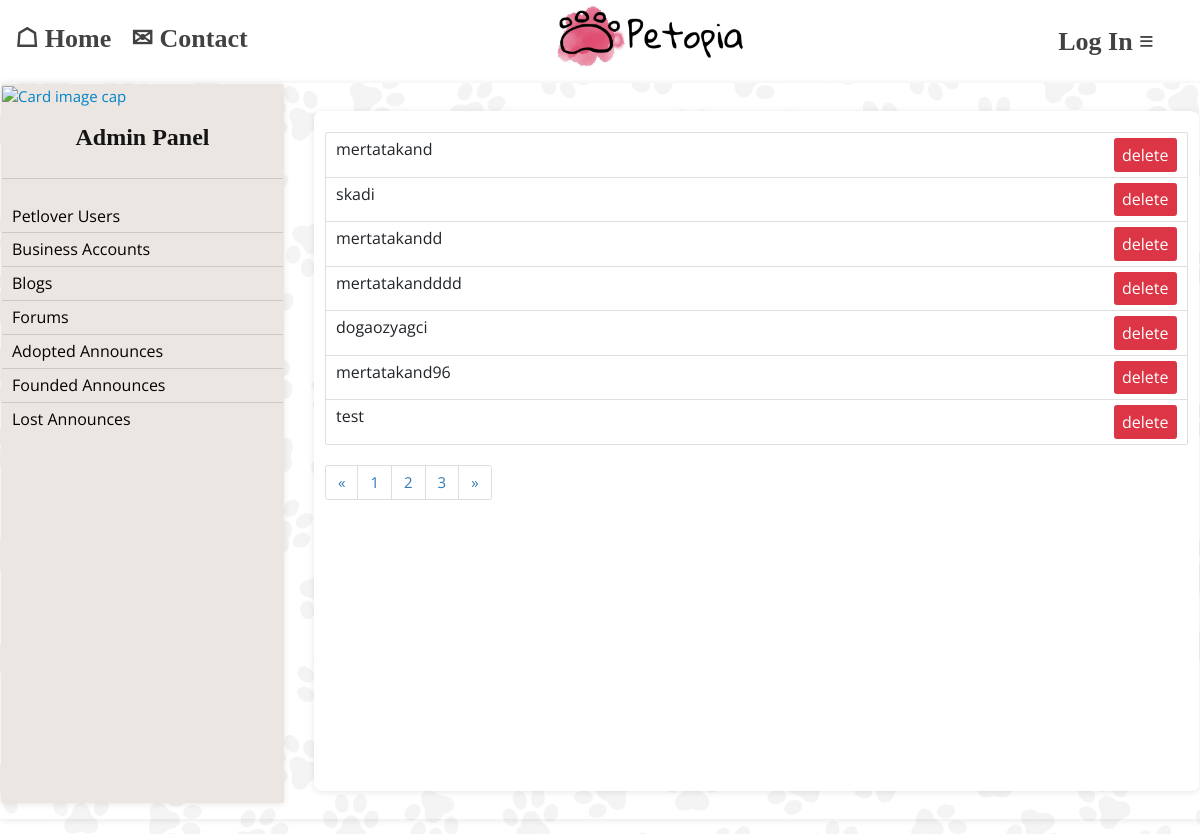
Before: /dashboard-petlover/ with the older database file.
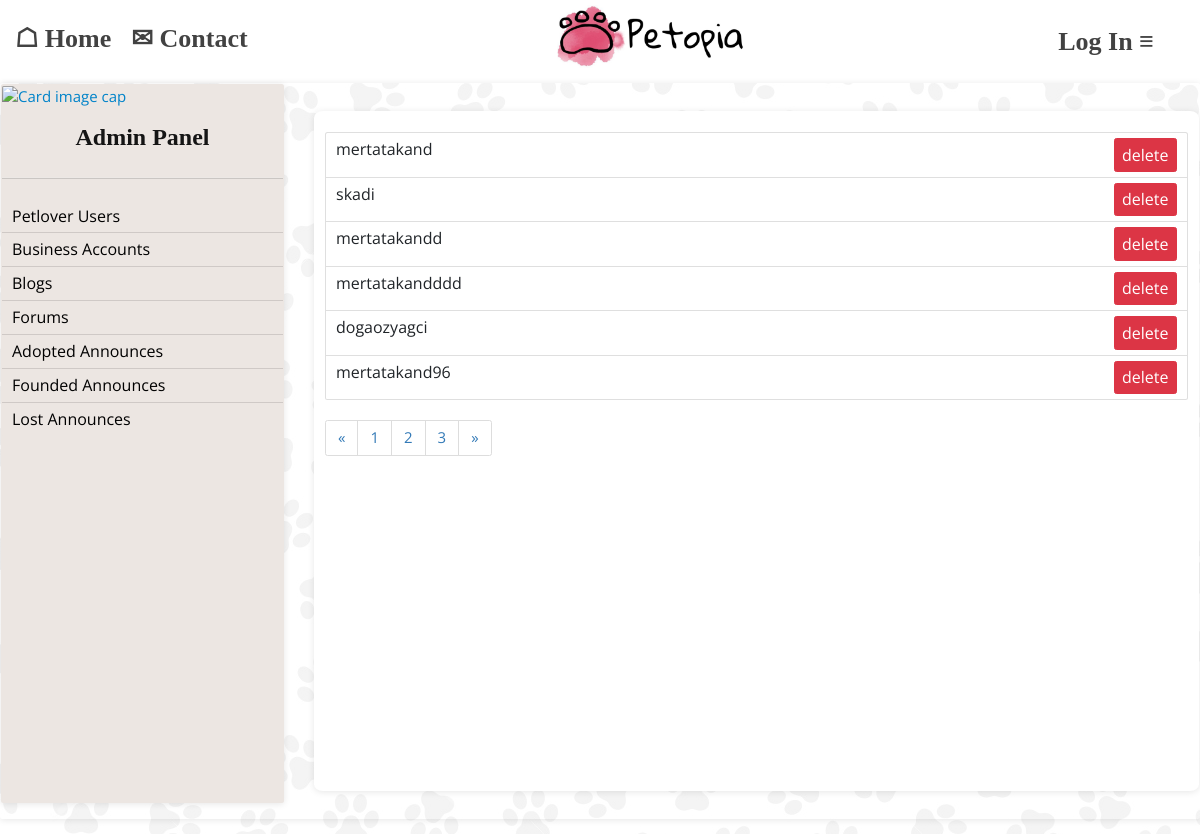
After: the same page with the newer database file.
### users/models.py (models this page shows, shortened)
class User(AbstractUser):
    GENDER_CHOICES = (
        ('Male', 'Male'),
        ('Female', 'Female'),
    )
    BUSINESS_TYPE = (
        ('Pet Shop', 'Pet Shop'),
        ('Pet Stylists', 'Pet Stylists'),
        ('Pet Hotel', 'Pet Stylists'),
        ('Veterinary', 'Veterinary'),
        ('Other', 'Other'),
    )
    email = models.EmailField(null=True, unique=True)
    user_type = models.CharField(max_length=20, null=True, editable=False)
    user_id = models.UUIDField(default=uuid.uuid4, unique=True, editable=False)
    full_name = models.CharField(max_length=200, null=True)
    location = models.CharField(max_length=200, null=True)
    tckn = models.CharField(max_length=11, null=True)
    phone = models.CharField(max_length=11, null=True)
    birthDate = models.DateField(null=True)
    gender = models.CharField(max_length=20, choices=GENDER_CHOICES, null=True)
    profile_image = models.ImageField(null=True, blank=True, upload_to='profiles/', default="profiles/user-default.jpg")
    created = models.DateTimeField(auto_now_add=True)
    business_name = models.CharField(max_length=200, null=True)
    tax_id = models.CharField(max_length=11, null=True, unique=True)
    information = models.TextField(max_length=500, null=True)
    address = models.TextField(max_length=500, null=True)
    logo = models.ImageField(null=True, blank=True, upload_to='profiles/', default="profiles/store-default.png")
    business_type = models.CharField(max_length=20, choices=BUSINESS_TYPE, null=True)

### dashboard/views.py (the view)
# urls.py: path('dashboard-petlover/', views.admin_dashboard_petlover, name="admin-dashboard-petlover"),
def admin_dashboard_petlover(request):
    profile = request.user
    pet_lover_accounts = User.objects.all().filter(user_type='petlover')
    context= {'petlovers': pet_lover_accounts, 'profile': profile}
    return render(request, 'dashboard/dashboard-petlover.html', context)

### dashboard/templates/dashboard/dashboard-petlover.html (shortened to what this page needs)
{% extends 'main.html' %}
{% load static %}
{% block content %}
    <div class="card" style="background-color: #ffc0cb00;display: flex;justify-content: flex-start;flex-direction: row;align-items: flex-start;">
        {% include 'sidebar-dashboard.html' %}
        <div class="card" style="width: 130rem;margin-left: 30px;margin-top: 27px;border-radius: 1%;height: 68rem;">
                <div class="card-body">
                    <ul class="list-group" style="font-size: initial; margin-top: 10px">
                        {% for pl in petlovers %}
                        <li class="list-group-item" style="display: flex;flex-wrap: nowrap;justify-content: space-between;">
                            {{ pl.username }}
                            <a href="{% url 'admin-dashboard-delete-user' pl.user_id %}"><button class="btn btn-danger" style="font-size: initial;">delete</button></a>
                        </li>
                        {% endfor %}
                    </ul>
                    <nav aria-label="Page navigation example">
                            <ul class="pagination">
                                <li class="page-item">
                                    <a class="page-link" href="#" aria-label="Previous">
                                        <span aria-hidden="true">&laquo;</span>
                                    </a>
                                </li>
                                <li class="page-item"><a class="page-link" href="#">1</a></li>
                                <li class="page-item"><a class="page-link" href="#">2</a></li>
                                <li class="page-item"><a class="page-link" href="#">3</a></li>
                                <li class="page-item">
                                    <a class="page-link" href="#" aria-label="Next">
                                        <span aria-hidden="true">&raquo;</span>
                                    </a>
                                </li>
                            </ul>
                        </nav>
                </div>
            </div>
    </div>
{% endblock %}

Changed rows visible on the page:
removed User: username "test"
